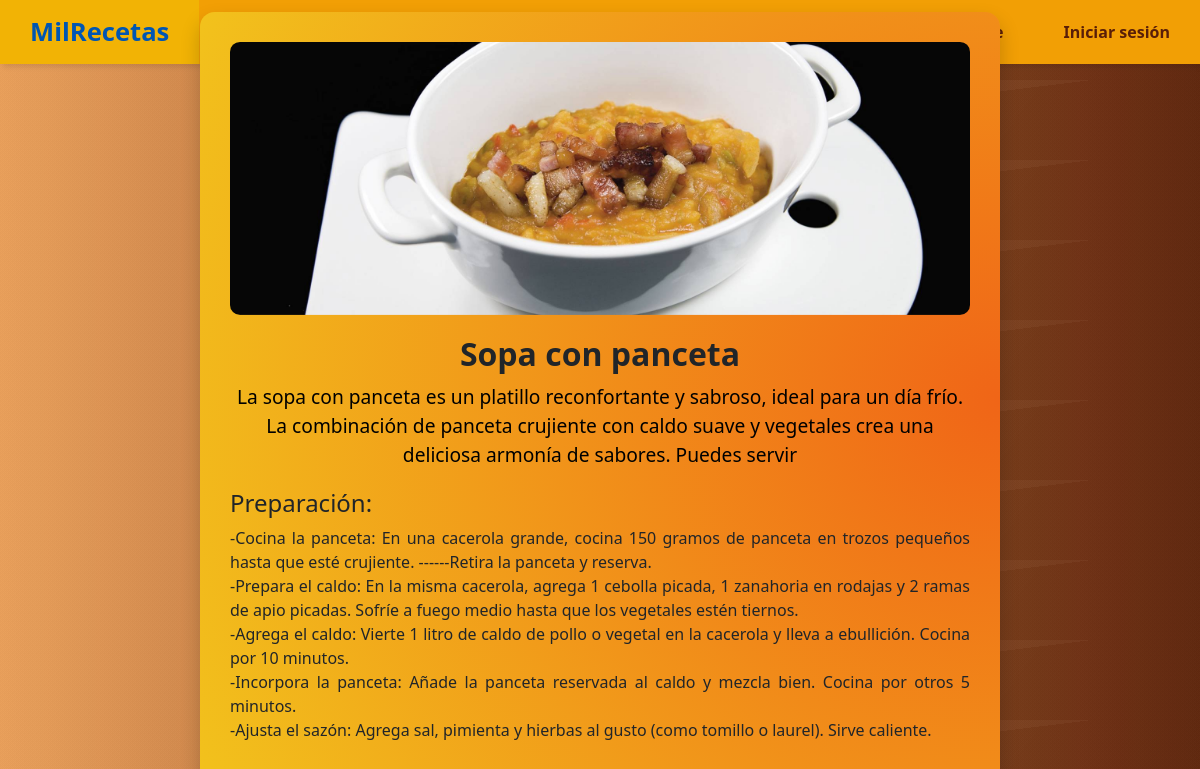
/receta.php?id=11, run on the app's committed database.
### tables this page shows
CREATE TABLE `recetas` (
  `id_receta` int(15) NOT NULL,
  `id_usuario` int(15) NOT NULL,
  `nombre` varchar(50) NOT NULL,
  `descripcion` varchar(200) NOT NULL,
  `preparacion` varchar(800) NOT NULL,
  `nombre_img` varchar(250) NOT NULL
);

### receta.php (the view, shortened to what this page needs)
<!DOCTYPE html>
<html lang="es">
<head>
    <link href="https://stackpath.bootstrapcdn.com/bootstrap/4.5.2/css/bootstrap.min.css" rel="stylesheet">
    <link rel="stylesheet" href="estilos_inicio.css">
</head>
<body>
    <?php
    include("conexion_db.php");
    ?>
    <header>
        <nav>
            <ul>
                <li class="marca"><a href="Index.php">MilRecetas</a></li>
                <li class="hideOnMobile"><a href="mis_recetas.php">Mis recetas</a></li>
                <li class="hideOnMobile"><a href="mi_inventario.php">Mi inventario</a></li>
                <li class="hideOnMobile"><a href="registro.php">Registrarse</a></li>
                <?php
                if (isset($_SESSION['id'])) {
                    echo '<li class="hideOnMobile"><a href="logout.php">Cerrar Sesión</a></li>';
                } else {
                    echo '<li><a href="f_login.php">Iniciar sesión</a></li>';
                }
                ?>
            </ul>
        </nav>
    </header>
    <div class="receta-container">
        <?php
        $id_receta = $_GET['id'];
        $query = "SELECT * FROM recetas WHERE id_receta = '$id_receta'";
        $resultado = mysqli_query($conex, $query);
        $row = mysqli_fetch_array($resultado);
        ?>
        <img src="img_recetas/<?php echo htmlspecialchars($row['nombre_img']); ?>" alt="<?php echo htmlspecialchars($row['nombre']); ?>" class="receta-img">
        <h1 class="receta-title"><?php echo htmlspecialchars($row['nombre']); ?></h1>
        <p class="receta-description"><?php echo htmlspecialchars($row['descripcion']); ?></p>
        <div class="receta-content">
            <h4>Preparación:</h4>
            <p><?php echo nl2br(htmlspecialchars($row['preparacion'])); ?></p>
        </div>
    </div>
</body>

### estilos_inicio.css (style rules this page uses)
* { margin: 0; padding: 0; }
body { max-height: 100vh; overflow-x: hidden; font-family: 'Segoe UI', Tahoma, Geneva, Verdana, sans-serif; background-image: linear-gradient(305deg, rgba(161, 161, 161, 0.04) 0%, rgba(161, 161, 161, 0.04) 45%,rgba(31, 31, 31, 0.04) 45%, rgba(31, 31, 31, 0.04) 100%),linear-gradient(173deg, rgba(190, 190, 190, 0.04) 0%, rgba(190, 190, 190, 0.04) 59%,rgba(10, 10, 10, 0.04) 59%, rgba(10, 10, 10, 0.04) 100%),linear-gradient(229deg, rgba(168, 168, 168, 0.04) 0%, rgba(168, 168, 168, 0.04) 29%,rgba(86, 86, 86, 0.04) 29%, rgba(86, 86, 86, 0.04) 100%),linear-gradient(306deg, rgba(51, 51, 51, 0.04) 0%, rgba(51, 51, 51, 0.04) 17%,rgba(64, 64, 64, 0.04) 17%, rgba(64, 64, 64, 0.04) 100%),linear-gradient(90deg, rgb(255, 169, 89),rgb(97, 30, 1));; }
nav { background-color: #F29F05; box-shadow: 3px 3px 5px rgba(0, 0, 0, 0.1); }
nav ul { width: 100%; list-style: none; display: flex; justify-content: flex-end; align-items: center; }
nav li { height: 8vh; }
nav a { height: 100%; padding: 0 30px; text-decoration: none; display: flex; align-items: center; color: #591E08; font-weight: 700; }
.marca { font-size: 1.6em; }
nav li:first-child { margin-right: auto; }

### receta.php (style rules this page uses)
.receta-container { background-image: radial-gradient(circle at center right, rgb(240, 101, 23),rgb(242, 194, 28)); border-radius: 15px; box-shadow: 0 10px 20px rgba(0, 0, 0, 0.2); max-width: 800px; width: 90%; padding: 30px; text-align: center; position: absolute; top: 50%; left: 50%; transform: translate(-50%, -50%); }
.receta-img { border-radius: 10px; max-width: 100%; height: auto; margin-bottom: 20px; }
.receta-title { font-size: 2rem; font-weight: bold; margin-bottom: 10px; }
.receta-description { font-size: 1.2rem; color: black; margin-bottom: 20px; }
.receta-content { font-size: 1rem; text-align: justify; }

### data on the page
recetas: nombre_img (picture), nombre "Sopa con panceta", descripcion "La sopa con panceta es un platillo reconfortante y sabroso, ideal para un día frío. La combinación de panceta crujiente con caldo suave y vegetales crea una deliciosa armonía de sabores. Puedes servir", preparacion "-Cocina la panceta: En una cacerola grande, cocina 150 gramos de panceta en trozos pequeños hasta que esté crujiente. ------Retira la panceta y reserva. -Prepara el caldo: En la misma cacerola, agrega 1 cebolla picada, 1 zanahoria en rodajas y 2 ramas de apio picadas. Sofríe a fuego medio hasta que los vegetales estén tiernos. -Agrega el caldo: Vierte 1 litro de caldo de pollo o vegetal en la cacerola y lleva a ebullición. Cocina por 10 minutos. -Incorpora la panceta: Añade la panceta reservada al caldo y mezcla bien. Cocina por otros 5 minutos. -Ajusta el sazón: Agrega sal, pimienta y hierbas al gusto (como tomillo o laurel). Sirve caliente."
